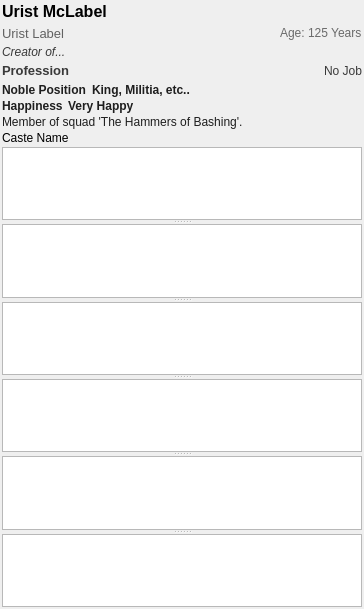
<?xml version="1.0" encoding="UTF-8"?>
<ui version="4.0">
 <class>DwarfDetailsWidget</class>
 <widget class="QWidget" name="DwarfDetailsWidget">
  <property name="geometry">
   <rect>
    <x>0</x>
    <y>0</y>
    <width>364</width>
    <height>609</height>
   </rect>
  </property>
  <property name="windowTitle">
   <string>Form</string>
  </property>
  <layout class="QVBoxLayout" name="verticalLayout_2">
   <property name="spacing">
    <number>2</number>
   </property>
   <property name="leftMargin">
    <number>2</number>
   </property>
   <property name="topMargin">
    <number>2</number>
   </property>
   <property name="rightMargin">
    <number>2</number>
   </property>
   <property name="bottomMargin">
    <number>2</number>
   </property>
   <item>
    <layout class="QVBoxLayout" name="verticalLayout">
     <property name="spacing">
      <number>2</number>
     </property>
     <item>
      <layout class="QHBoxLayout" name="horizontalLayout_5">
       <item>
        <widget class="QLabel" name="lbl_dwarf_name">
         <property name="font">
          <font>
           <pointsize>12</pointsize>
           <weight>75</weight>
           <bold>true</bold>
          </font>
         </property>
         <property name="text">
          <string>Urist McLabel</string>
         </property>
         <property name="textFormat">
          <enum>Qt::RichText</enum>
         </property>
         <property name="wordWrap">
          <bool>true</bool>
         </property>
        </widget>
       </item>
      </layout>
     </item>
     <item>
      <layout class="QHBoxLayout" name="horizontalLayout">
       <item>
        <widget class="QLabel" name="lbl_translated_name">
         <property name="minimumSize">
          <size>
           <width>245</width>
           <height>0</height>
          </size>
         </property>
         <property name="palette">
          <palette>
           <active>
            <colorrole role="WindowText">
             <brush brushstyle="SolidPattern">
              <color alpha="255">
               <red>98</red>
               <green>98</green>
               <blue>98</blue>
              </color>
             </brush>
            </colorrole>
           </active>
           <inactive>
            <colorrole role="WindowText">
             <brush brushstyle="SolidPattern">
              <color alpha="255">
               <red>98</red>
               <green>98</green>
               <blue>98</blue>
              </color>
             </brush>
            </colorrole>
           </inactive>
           <disabled>
            <colorrole role="WindowText">
             <brush brushstyle="SolidPattern">
              <color alpha="255">
               <red>120</red>
               <green>120</green>
               <blue>120</blue>
              </color>
             </brush>
            </colorrole>
           </disabled>
          </palette>
         </property>
         <property name="font">
          <font>
           <pointsize>10</pointsize>
          </font>
         </property>
         <property name="text">
          <string>Urist Label</string>
         </property>
         <property name="wordWrap">
          <bool>true</bool>
         </property>
         <property name="margin">
          <number>0</number>
         </property>
         <property name="indent">
          <number>0</number>
         </property>
        </widget>
       </item>
       <item>
        <spacer name="horizontalSpacer">
         <property name="orientation">
          <enum>Qt::Horizontal</enum>
         </property>
         <property name="sizeHint" stdset="0">
          <size>
           <width>40</width>
           <height>20</height>
          </size>
         </property>
        </spacer>
       </item>
       <item>
        <widget class="QLabel" name="lbl_age">
         <property name="palette">
          <palette>
           <active>
            <colorrole role="WindowText">
             <brush brushstyle="SolidPattern">
              <color alpha="255">
               <red>106</red>
               <green>106</green>
               <blue>106</blue>
              </color>
             </brush>
            </colorrole>
           </active>
           <inactive>
            <colorrole role="WindowText">
             <brush brushstyle="SolidPattern">
              <color alpha="255">
               <red>106</red>
               <green>106</green>
               <blue>106</blue>
              </color>
             </brush>
            </colorrole>
           </inactive>
           <disabled>
            <colorrole role="WindowText">
             <brush brushstyle="SolidPattern">
              <color alpha="255">
               <red>42</red>
               <green>42</green>
               <blue>42</blue>
              </color>
             </brush>
            </colorrole>
           </disabled>
          </palette>
         </property>
         <property name="text">
          <string>Age: 125 Years</string>
         </property>
        </widget>
       </item>
      </layout>
     </item>
     <item>
      <layout class="QHBoxLayout" name="horizontalLayout_6">
       <item>
        <widget class="QLabel" name="lbl_artifact">
         <property name="sizePolicy">
          <sizepolicy hsizetype="Preferred" vsizetype="Minimum">
           <horstretch>0</horstretch>
           <verstretch>0</verstretch>
          </sizepolicy>
         </property>
         <property name="palette">
          <palette>
           <active>
            <colorrole role="WindowText">
             <brush brushstyle="SolidPattern">
              <color alpha="255">
               <red>57</red>
               <green>57</green>
               <blue>57</blue>
              </color>
             </brush>
            </colorrole>
           </active>
           <inactive>
            <colorrole role="WindowText">
             <brush brushstyle="SolidPattern">
              <color alpha="255">
               <red>57</red>
               <green>57</green>
               <blue>57</blue>
              </color>
             </brush>
            </colorrole>
           </inactive>
           <disabled>
            <colorrole role="WindowText">
             <brush brushstyle="SolidPattern">
              <color alpha="255">
               <red>42</red>
               <green>42</green>
               <blue>42</blue>
              </color>
             </brush>
            </colorrole>
           </disabled>
          </palette>
         </property>
         <property name="font">
          <font>
           <italic>true</italic>
          </font>
         </property>
         <property name="text">
          <string>Creator of...</string>
         </property>
         <property name="wordWrap">
          <bool>true</bool>
         </property>
        </widget>
       </item>
      </layout>
     </item>
     <item>
      <layout class="QHBoxLayout" name="horizontalLayout_3">
       <item>
        <widget class="QLabel" name="lbl_profession">
         <property name="palette">
          <palette>
           <active>
            <colorrole role="WindowText">
             <brush brushstyle="SolidPattern">
              <color alpha="255">
               <red>57</red>
               <green>57</green>
               <blue>57</blue>
              </color>
             </brush>
            </colorrole>
           </active>
           <inactive>
            <colorrole role="WindowText">
             <brush brushstyle="SolidPattern">
              <color alpha="255">
               <red>57</red>
               <green>57</green>
               <blue>57</blue>
              </color>
             </brush>
            </colorrole>
           </inactive>
           <disabled>
            <colorrole role="WindowText">
             <brush brushstyle="SolidPattern">
              <color alpha="255">
               <red>120</red>
               <green>120</green>
               <blue>120</blue>
              </color>
             </brush>
            </colorrole>
           </disabled>
          </palette>
         </property>
         <property name="font">
          <font>
           <pointsize>10</pointsize>
           <weight>75</weight>
           <bold>true</bold>
          </font>
         </property>
         <property name="text">
          <string>Profession</string>
         </property>
         <property name="textFormat">
          <enum>Qt::RichText</enum>
         </property>
         <property name="scaledContents">
          <bool>false</bool>
         </property>
         <property name="wordWrap">
          <bool>false</bool>
         </property>
         <property name="margin">
          <number>0</number>
         </property>
         <property name="indent">
          <number>0</number>
         </property>
        </widget>
       </item>
       <item>
        <spacer name="horizontalSpacer_2">
         <property name="orientation">
          <enum>Qt::Horizontal</enum>
         </property>
         <property name="sizeHint" stdset="0">
          <size>
           <width>10</width>
           <height>20</height>
          </size>
         </property>
        </spacer>
       </item>
       <item>
        <widget class="QLabel" name="lbl_current_job">
         <property name="palette">
          <palette>
           <active>
            <colorrole role="WindowText">
             <brush brushstyle="SolidPattern">
              <color alpha="255">
               <red>57</red>
               <green>57</green>
               <blue>57</blue>
              </color>
             </brush>
            </colorrole>
           </active>
           <inactive>
            <colorrole role="WindowText">
             <brush brushstyle="SolidPattern">
              <color alpha="255">
               <red>57</red>
               <green>57</green>
               <blue>57</blue>
              </color>
             </brush>
            </colorrole>
           </inactive>
           <disabled>
            <colorrole role="WindowText">
             <brush brushstyle="SolidPattern">
              <color alpha="255">
               <red>120</red>
               <green>120</green>
               <blue>120</blue>
              </color>
             </brush>
            </colorrole>
           </disabled>
          </palette>
         </property>
         <property name="font">
          <font>
           <pointsize>9</pointsize>
          </font>
         </property>
         <property name="text">
          <string>No Job</string>
         </property>
         <property name="wordWrap">
          <bool>true</bool>
         </property>
         <property name="margin">
          <number>0</number>
         </property>
         <property name="indent">
          <number>0</number>
         </property>
        </widget>
       </item>
      </layout>
     </item>
     <item>
      <layout class="QHBoxLayout" name="horizontalLayout_4">
       <item>
        <widget class="QLabel" name="lbl_noble">
         <property name="sizePolicy">
          <sizepolicy hsizetype="Minimum" vsizetype="Preferred">
           <horstretch>0</horstretch>
           <verstretch>0</verstretch>
          </sizepolicy>
         </property>
         <property name="palette">
          <palette>
           <active>
            <colorrole role="WindowText">
             <brush brushstyle="SolidPattern">
              <color alpha="255">
               <red>30</red>
               <green>30</green>
               <blue>30</blue>
              </color>
             </brush>
            </colorrole>
           </active>
           <inactive>
            <colorrole role="WindowText">
             <brush brushstyle="SolidPattern">
              <color alpha="255">
               <red>30</red>
               <green>30</green>
               <blue>30</blue>
              </color>
             </brush>
            </colorrole>
           </inactive>
           <disabled>
            <colorrole role="WindowText">
             <brush brushstyle="SolidPattern">
              <color alpha="255">
               <red>42</red>
               <green>42</green>
               <blue>42</blue>
              </color>
             </brush>
            </colorrole>
           </disabled>
          </palette>
         </property>
         <property name="font">
          <font>
           <weight>75</weight>
           <bold>true</bold>
          </font>
         </property>
         <property name="text">
          <string>Noble Position </string>
         </property>
         <property name="margin">
          <number>0</number>
         </property>
        </widget>
       </item>
       <item>
        <widget class="QLabel" name="lbl_noble_position">
         <property name="sizePolicy">
          <sizepolicy hsizetype="Expanding" vsizetype="Preferred">
           <horstretch>0</horstretch>
           <verstretch>0</verstretch>
          </sizepolicy>
         </property>
         <property name="minimumSize">
          <size>
           <width>0</width>
           <height>0</height>
          </size>
         </property>
         <property name="maximumSize">
          <size>
           <width>16777215</width>
           <height>16777215</height>
          </size>
         </property>
         <property name="palette">
          <palette>
           <active>
            <colorrole role="WindowText">
             <brush brushstyle="SolidPattern">
              <color alpha="255">
               <red>30</red>
               <green>30</green>
               <blue>30</blue>
              </color>
             </brush>
            </colorrole>
           </active>
           <inactive>
            <colorrole role="WindowText">
             <brush brushstyle="SolidPattern">
              <color alpha="255">
               <red>30</red>
               <green>30</green>
               <blue>30</blue>
              </color>
             </brush>
            </colorrole>
           </inactive>
           <disabled>
            <colorrole role="WindowText">
             <brush brushstyle="SolidPattern">
              <color alpha="255">
               <red>42</red>
               <green>42</green>
               <blue>42</blue>
              </color>
             </brush>
            </colorrole>
           </disabled>
          </palette>
         </property>
         <property name="font">
          <font>
           <weight>75</weight>
           <bold>true</bold>
          </font>
         </property>
         <property name="text">
          <string>King, Militia, etc..</string>
         </property>
         <property name="wordWrap">
          <bool>true</bool>
         </property>
        </widget>
       </item>
      </layout>
     </item>
     <item>
      <layout class="QHBoxLayout" name="horizontalLayout_2">
       <item>
        <widget class="QLabel" name="lbl_hap">
         <property name="sizePolicy">
          <sizepolicy hsizetype="Preferred" vsizetype="Preferred">
           <horstretch>0</horstretch>
           <verstretch>0</verstretch>
          </sizepolicy>
         </property>
         <property name="palette">
          <palette>
           <active>
            <colorrole role="WindowText">
             <brush brushstyle="SolidPattern">
              <color alpha="255">
               <red>30</red>
               <green>30</green>
               <blue>30</blue>
              </color>
             </brush>
            </colorrole>
           </active>
           <inactive>
            <colorrole role="WindowText">
             <brush brushstyle="SolidPattern">
              <color alpha="255">
               <red>30</red>
               <green>30</green>
               <blue>30</blue>
              </color>
             </brush>
            </colorrole>
           </inactive>
           <disabled>
            <colorrole role="WindowText">
             <brush brushstyle="SolidPattern">
              <color alpha="255">
               <red>42</red>
               <green>42</green>
               <blue>42</blue>
              </color>
             </brush>
            </colorrole>
           </disabled>
          </palette>
         </property>
         <property name="font">
          <font>
           <weight>75</weight>
           <bold>true</bold>
          </font>
         </property>
         <property name="text">
          <string>Happiness </string>
         </property>
        </widget>
       </item>
       <item>
        <widget class="QLabel" name="lbl_happiness">
         <property name="sizePolicy">
          <sizepolicy hsizetype="Expanding" vsizetype="Preferred">
           <horstretch>0</horstretch>
           <verstretch>0</verstretch>
          </sizepolicy>
         </property>
         <property name="palette">
          <palette>
           <active>
            <colorrole role="WindowText">
             <brush brushstyle="SolidPattern">
              <color alpha="255">
               <red>30</red>
               <green>30</green>
               <blue>30</blue>
              </color>
             </brush>
            </colorrole>
           </active>
           <inactive>
            <colorrole role="WindowText">
             <brush brushstyle="SolidPattern">
              <color alpha="255">
               <red>30</red>
               <green>30</green>
               <blue>30</blue>
              </color>
             </brush>
            </colorrole>
           </inactive>
           <disabled>
            <colorrole role="WindowText">
             <brush brushstyle="SolidPattern">
              <color alpha="255">
               <red>42</red>
               <green>42</green>
               <blue>42</blue>
              </color>
             </brush>
            </colorrole>
           </disabled>
          </palette>
         </property>
         <property name="font">
          <font>
           <weight>75</weight>
           <bold>true</bold>
          </font>
         </property>
         <property name="text">
          <string>Very Happy</string>
         </property>
        </widget>
       </item>
      </layout>
     </item>
     <item>
      <layout class="QHBoxLayout" name="hLayoutSquad">
       <item>
        <widget class="QLabel" name="lbl_squad_name">
         <property name="sizePolicy">
          <sizepolicy hsizetype="Expanding" vsizetype="Minimum">
           <horstretch>0</horstretch>
           <verstretch>0</verstretch>
          </sizepolicy>
         </property>
         <property name="palette">
          <palette>
           <active>
            <colorrole role="WindowText">
             <brush brushstyle="SolidPattern">
              <color alpha="255">
               <red>30</red>
               <green>30</green>
               <blue>30</blue>
              </color>
             </brush>
            </colorrole>
           </active>
           <inactive>
            <colorrole role="WindowText">
             <brush brushstyle="SolidPattern">
              <color alpha="255">
               <red>30</red>
               <green>30</green>
               <blue>30</blue>
              </color>
             </brush>
            </colorrole>
           </inactive>
           <disabled>
            <colorrole role="WindowText">
             <brush brushstyle="SolidPattern">
              <color alpha="255">
               <red>42</red>
               <green>42</green>
               <blue>42</blue>
              </color>
             </brush>
            </colorrole>
           </disabled>
          </palette>
         </property>
         <property name="font">
          <font>
           <weight>50</weight>
           <bold>false</bold>
          </font>
         </property>
         <property name="text">
          <string>Member of squad 'The Hammers of Bashing'.</string>
         </property>
         <property name="wordWrap">
          <bool>true</bool>
         </property>
        </widget>
       </item>
      </layout>
     </item>
     <item>
      <layout class="QHBoxLayout" name="horizontalLayout_7">
       <item>
        <widget class="QLabel" name="lbl_caste">
         <property name="text">
          <string>Caste Name</string>
         </property>
        </widget>
       </item>
      </layout>
     </item>
    </layout>
   </item>
   <item>
    <widget class="QSplitter" name="splitter">
     <property name="orientation">
      <enum>Qt::Vertical</enum>
     </property>
     <widget class="QTableWidget" name="tw_skills"/>
     <widget class="QTableWidget" name="tw_attributes"/>
     <widget class="QTableWidget" name="tw_traits"/>
     <widget class="QTableWidget" name="tw_roles"/>
     <widget class="QTableWidget" name="tw_prefs"/>
     <widget class="QTreeWidget" name="tw_health">
      <property name="editTriggers">
       <set>QAbstractItemView::NoEditTriggers</set>
      </property>
      <attribute name="headerVisible">
       <bool>false</bool>
      </attribute>
      <column>
       <property name="text">
        <string notr="true">1</string>
       </property>
      </column>
     </widget>
    </widget>
   </item>
  </layout>
 </widget>
 <resources/>
 <connections/>
</ui>
